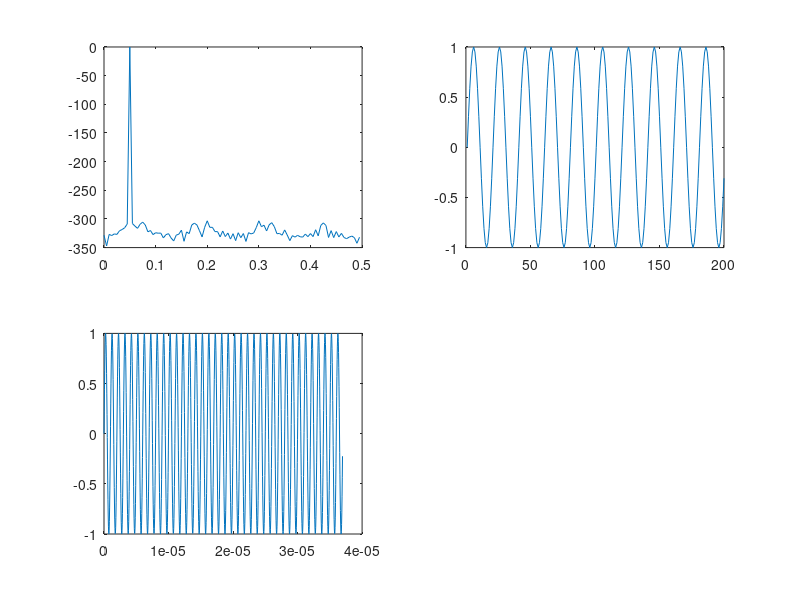
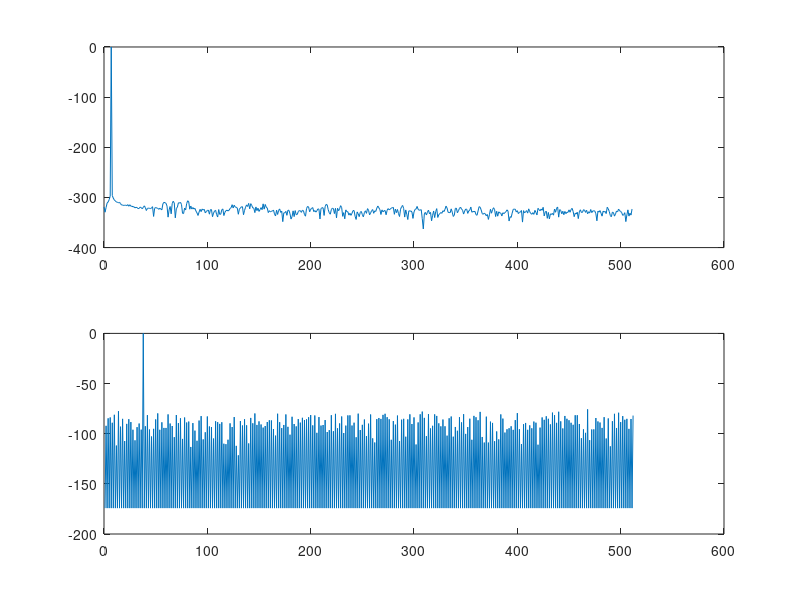
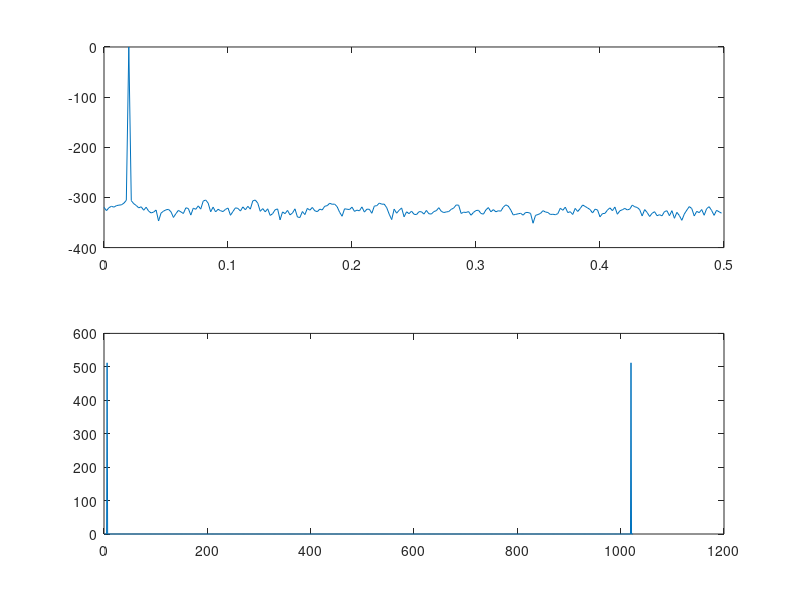
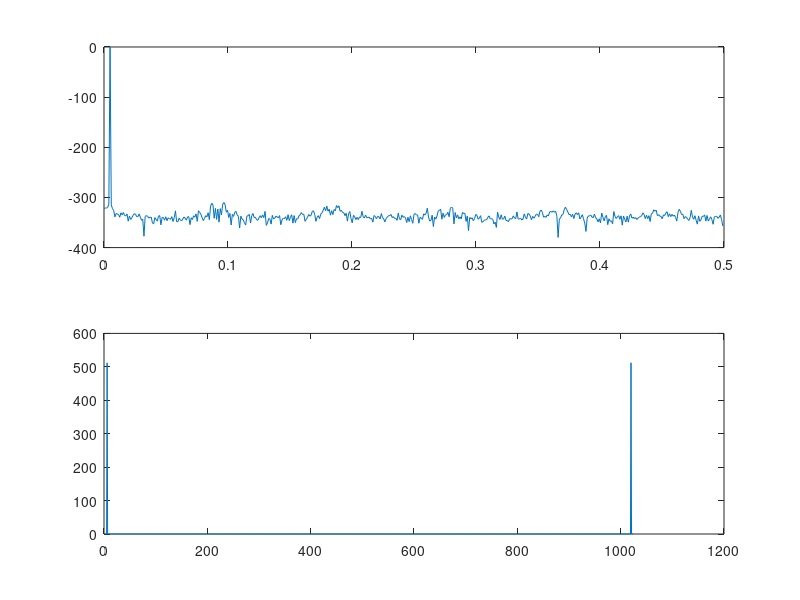

Write the MATLAB code that produced these figures, in order.
clear;
N=200;
fs=20000;
fx=1000;
FS=1;
x=sin(2*pi*fx/fs*[0:N-1]);
%f = (0:N-1)*(fs/N);
% f=[0:N-1]/fs;
s1=abs(fft(x));
s2=s1(1:end/2);
s3=20*log10(2*s2/N/FS);
f = [0:N/2-1]/N;
figure;
subplot(2,2,1);
plot(f,s3);
subplot(2,2,2);
plot(x);
subplot(2,2,3);
plot(s1)
% xlabel('time');
% ylabel('amplituide');

figure(1);
plot(f, s3);                      % 以对数刻度绘制频谱图
title('ADC Output Spectrum');
xlabel('Normalized Frequency (fx/fs)');
ylabel('Power (dB)');
axis([0, 0.5, -120, 0]);          % 设置频谱图的范围
grid;



clear;
ts=-pi:0.01:pi;
fx=cos(ts);
plot(ts,fx);
grid on
clear;
x=[0 pi/2 pi];
y=sin(x);
plot(x,y);
grid on


clear;
fs=1000;
fx=100;
x=cos(2*pi*fx/fs*[0:9]);
%s=abs(fft(x));
%plot(s,'linewidth',5);
plot(x)


clear;
fs = 10000; % 采样率 1000 Hz
fx = 100;  % 信号频率 100 Hz
%t = 0:1/fs:1-1/fs; % 生成时间向量，持续1秒，以确保至少包含一个完整的周期
x = cos(2*pi*fx/fs*[0:99]); % 生成余弦信号
plot(x); % 绘制时间向量和余弦信号
%xlabel('Time (s)'); % x轴标签
%ylabel('Amplitude'); % y轴标签
%title('Cosine Signal'); % 图像标题





clear;
N=200;%采样的点数
fs=2000;%采样的频率，N/fs=0.1s为采样的总时间
fx=100;%1/fs=0.01s为信号的周期，
% 说明信号只采样10个周期，每个周期采样20个点
FS=1;%设置满量程为1，full scale，这通常用于计算分贝值
x=cos(2*pi*fx/fs*[0:N-1]);%余弦信号，频率为100，采样频率为2000，
%长度为200个样本
s1 =abs(fft(x));%对x进行快速傅里叶变换，取模值。
s2 = s1(1:end/2);%只去前半部分的幅度谱（由于是对称的）
s3 = 20*log10(2*s2/N/FS);
%将幅度谱转化为dB单位，其中2*s/N/FS是归一化的幅度
% 2是因为失去了一般的幅度谱，要保证能量不变，
% 然后除以信号长度N和满量程值FS，这一步是将幅度谱归一化到满量程值。
f = [0:N/2-1]/N;%频率向量从0到N/2-1，除N为归一化频率
figure;
subplot(2,2,1);
plot(f,s3,'LineWidth',2);
xlabel('Frequency [f/fs]');
ylabel('DFT Magnitude [dBFS]');
subplot(2,2,2);
plot(x);
subplot(2,2,3);
plot(s1);
















clear;
N = 500;
fs = 5000;
fx = 100;
FS = 1;
x = cos(2*pi*fx/fs*[0:N-1]);
s = abs(fft(x));
plot(s)
s1 = s(1:end/2);
s2 = 20*log10(2*s1/N/FS);
f = [0:N/2-1]/N;
figure;
subplot(2,1,1);
plot(f,s2);
subplot(2,1,2);
plot(s);





clear;
N = 1024;
fs = 20*1024;
fx = 100;
FS = 1;
x = cos(2*pi*fx/fs*[0:N-1]);
s = abs(fft(x));
plot(s)
s1 = s(1:end/2);
s2 = 20*log10(2*s1/N/FS);
f = [0:N/2-1]/N;
figure;
subplot(2,1,1);
plot(f,s2);
subplot(2,1,2);
plot(s);


clear;
N = 1024;
M = 7;
fx = 1e6;
fs = N*fx/M;
Ts = 1/fs;
t = 0:Ts:(N-1)*Ts;
vin = sin(2*pi*fx*t)
figure(1);
plot(t,vin);
s = abs(fft(vin));
s = 20*log10(s);
s = s - max(s);%使最大值为0
s = s(1:N/2);
figure(2);
subplot(2,1,1);
plot(0:N/2-1,s);
subplot(2,1,2);
f = [0:N/2-1]*fs/N;
plot(f,s);




clear;
N=1024;
fin=1e6;
M=37;
fs=N*fin/M;
Ts=1/fs;
t=0:Ts:(N-1)*Ts;
vin=sin(2*pi*fin*t);
LSB=2/2^10;
vin=round(vin/LSB)*LSB;
% figure(1);
% subplot(2,1,1);
% plot(t,vin1);
% subplot(2,1,2);
% plot(t,vin)
figure(1);
plot(t,vin);
s=fft(vin);
s=abs(s)+1e-6;
s_dB=20*log10(s);
s_dB=s_dB- max(s_dB);
s_dB=s_dB(1:N/2);
figure(2);
f=(0:N/2-1)*fs/N;
plot(1:N/2,s_dB);
% plot(f,s_dB);
sig_bin=M+1;
s=s(1:N/2);
s=s.^2;
power_sig=s(sig_bin);
power_noise=sum(s)-power_sig;
snr=10*log10(power_sig/power_noise);












 
